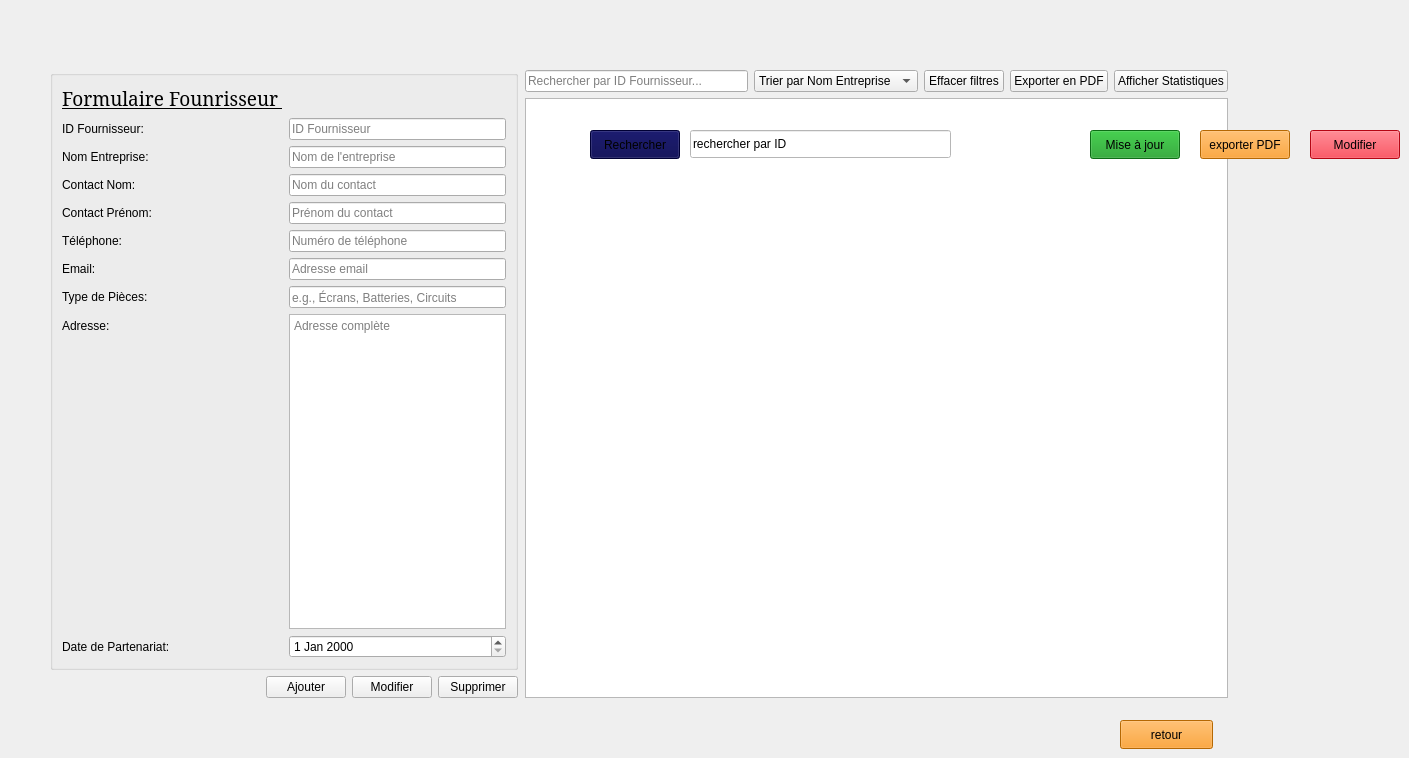
    <widget class="QWidget" name="menu_fournisseur">
     <widget class="QWidget" name="leftPane_2">
      <property name="geometry">
       <rect>
        <x>50</x>
        <y>70</y>
        <width>468</width>
        <height>628</height>
       </rect>
      </property>
      <layout class="QVBoxLayout" name="verticalLayout_left_2">
       <item>
        <widget class="QGroupBox" name="groupBox_2">
         <property name="title">
          <string/>
         </property>
         <layout class="QFormLayout" name="formLayout_2">
          <item row="1" column="0">
           <widget class="QLabel" name="label_id_2">
            <property name="text">
             <string>ID Fournisseur:</string>
            </property>
           </widget>
          </item>
          <item row="1" column="1">
           <widget class="QLineEdit" name="leId_2">
            <property name="placeholderText">
             <string>ID Fournisseur</string>
            </property>
           </widget>
          </item>
          <item row="2" column="0">
           <widget class="QLabel" name="label_nom_entreprise_2">
            <property name="text">
             <string>Nom Entreprise:</string>
            </property>
           </widget>
          </item>
          <item row="2" column="1">
           <widget class="QLineEdit" name="leNomEntreprise_2">
            <property name="placeholderText">
             <string>Nom de l'entreprise</string>
            </property>
           </widget>
          </item>
          <item row="3" column="0">
           <widget class="QLabel" name="label_contact_nom_2">
            <property name="text">
             <string>Contact Nom:</string>
            </property>
           </widget>
          </item>
          <item row="3" column="1">
           <widget class="QLineEdit" name="leContactNom_2">
            <property name="placeholderText">
             <string>Nom du contact</string>
            </property>
           </widget>
          </item>
          <item row="4" column="0">
           <widget class="QLabel" name="label_contact_prenom_2">
            <property name="text">
             <string>Contact Prénom:</string>
            </property>
           </widget>
          </item>
          <item row="4" column="1">
           <widget class="QLineEdit" name="leContactPrenom_2">
            <property name="placeholderText">
             <string>Prénom du contact</string>
            </property>
           </widget>
          </item>
          <item row="5" column="0">
           <widget class="QLabel" name="label_telephone_2">
            <property name="text">
             <string>Téléphone:</string>
            </property>
           </widget>
          </item>
          <item row="5" column="1">
           <widget class="QLineEdit" name="leTelephone_2">
            <property name="placeholderText">
             <string>Numéro de téléphone</string>
            </property>
           </widget>
          </item>
          <item row="6" column="0">
           <widget class="QLabel" name="label_email_2">
            <property name="text">
             <string>Email:</string>
            </property>
           </widget>
          </item>
          <item row="6" column="1">
           <widget class="QLineEdit" name="leEmail_2">
            <property name="placeholderText">
             <string>Adresse email</string>
            </property>
           </widget>
          </item>
          <item row="7" column="0">
           <widget class="QLabel" name="label_type_pieces_2">
            <property name="text">
             <string>Type de Pièces:</string>
            </property>
           </widget>
          </item>
          <item row="7" column="1">
           <widget class="QLineEdit" name="leTypePieces_2">
            <property name="placeholderText">
             <string>e.g., Écrans, Batteries, Circuits</string>
            </property>
           </widget>
          </item>
          <item row="8" column="0">
           <widget class="QLabel" name="label_adresse_2">
            <property name="text">
             <string>Adresse:</string>
            </property>
           </widget>
          </item>
          <item row="8" column="1">
           <widget class="QTextEdit" name="teAdresse_2">
            <property name="placeholderText">
             <string>Adresse complète</string>
            </property>
           </widget>
          </item>
          <item row="9" column="0">
           <widget class="QLabel" name="label_date_partenariat_2">
            <property name="text">
             <string>Date de Partenariat:</string>
            </property>
           </widget>
          </item>
          <item row="9" column="1">
           <widget class="QDateEdit" name="deDatePartenariat_2"/>
          </item>
          <item row="0" column="0">
           <widget class="QLabel" name="label_104">
            <property name="font">
             <font>
              <family>Constantia</family>
              <pointsize>14</pointsize>
              <italic>false</italic>
              <bold>false</bold>
              <underline>true</underline>
             </font>
            </property>
            <property name="text">
             <string>Formulaire Founrisseur </string>
            </property>
            <property name="scaledContents">
             <bool>false</bool>
            </property>
           </widget>
          </item>
         </layout>
        </widget>
       </item>
       <item>
        <layout class="QHBoxLayout" name="horizontalLayout_btns_2">
         <item>
          <spacer name="hspacer_2">
           <property name="orientation">
            <enum>Qt::Orientation::Horizontal</enum>
           </property>
           <property name="sizeHint" stdset="0">
            <size>
             <width>0</width>
             <height>0</height>
            </size>
           </property>
          </spacer>
         </item>
         <item>
          <widget class="QPushButton" name="btnAjouter_2">
           <property name="text">
            <string>Ajouter</string>
           </property>
          </widget>
         </item>
         <item>
          <widget class="QPushButton" name="btnModifier_2">
           <property name="text">
            <string>Modifier</string>
           </property>
          </widget>
         </item>
         <item>
          <widget class="QPushButton" name="btnSupprimer_2">
           <property name="text">
            <string>Supprimer</string>
           </property>
          </widget>
         </item>
        </layout>
       </item>
      </layout>
     </widget>
     <widget class="QPushButton" name="tri_2">
      <property name="geometry">
       <rect>
        <x>980</x>
        <y>130</y>
        <width>90</width>
        <height>29</height>
       </rect>
      </property>
      <property name="styleSheet">
       <string notr="true">background-color: rgb(154, 211, 238);</string>
      </property>
      <property name="text">
       <string>Trier</string>
      </property>
     </widget>
     <widget class="QWidget" name="rightPane_2">
      <property name="geometry">
       <rect>
        <x>525</x>
        <y>70</y>
        <width>703</width>
        <height>628</height>
       </rect>
      </property>
      <layout class="QVBoxLayout" name="verticalLayout_right_2">
       <item>
        <layout class="QHBoxLayout" name="layoutFilters_2">
         <item>
          <widget class="QLineEdit" name="leSearch_2">
           <property name="placeholderText">
            <string>Rechercher par ID Fournisseur...</string>
           </property>
          </widget>
         </item>
         <item>
          <widget class="QComboBox" name="cbTri_2">
           <item>
            <property name="text">
             <string>Trier par Nom Entreprise</string>
            </property>
           </item>
          </widget>
         </item>
         <item>
          <widget class="QPushButton" name="btnClearFilter_2">
           <property name="text">
            <string>Effacer filtres</string>
           </property>
          </widget>
         </item>
         <item>
          <widget class="QPushButton" name="btnExportPDF_2">
           <property name="text">
            <string>Exporter en PDF</string>
           </property>
          </widget>
         </item>
         <item>
          <widget class="QPushButton" name="btnStatistiques_2">
           <property name="text">
            <string>Afficher Statistiques</string>
           </property>
          </widget>
         </item>
        </layout>
       </item>
       <item>
        <widget class="QTableWidget" name="tableFournisseurs_2"/>
       </item>
      </layout>
     </widget>
     <widget class="QPushButton" name="retour_11">
      <property name="geometry">
       <rect>
        <x>1120</x>
        <y>720</y>
        <width>93</width>
        <height>29</height>
       </rect>
      </property>
      <property name="styleSheet">
       <string notr="true">background-color: rgb(253, 145, 4);</string>
      </property>
      <property name="text">
       <string>retour</string>
      </property>
     </widget>
     <widget class="QPushButton" name="maj_2">
      <property name="geometry">
       <rect>
        <x>1090</x>
        <y>130</y>
        <width>90</width>
        <height>29</height>
       </rect>
      </property>
      <property name="palette">
       <palette>
        <active>
         <colorrole role="Button">
          <brush brushstyle="SolidPattern">
           <color alpha="255">
            <red>18</red>
            <green>153</green>
            <blue>29</blue>
           </color>
          </brush>
         </colorrole>
         <colorrole role="Base">
          <brush brushstyle="SolidPattern">
           <color alpha="255">
            <red>18</red>
            <green>153</green>
            <blue>29</blue>
           </color>
          </brush>
         </colorrole>
         <colorrole role="Window">
          <brush brushstyle="SolidPattern">
           <color alpha="255">
            <red>18</red>
            <green>153</green>
            <blue>29</blue>
           </color>
          </brush>
         </colorrole>
         <colorrole role="Highlight">
          <brush brushstyle="SolidPattern">
           <color alpha="255">
            <red>31</red>
            <green>155</green>
            <blue>93</blue>
           </color>
          </brush>
         </colorrole>
        </active>
        <inactive>
         <colorrole role="Button">
          <brush brushstyle="SolidPattern">
           <color alpha="255">
            <red>18</red>
            <green>153</green>
            <blue>29</blue>
           </color>
          </brush>
         </colorrole>
         <colorrole role="Base">
          <brush brushstyle="SolidPattern">
           <color alpha="255">
            <red>18</red>
            <green>153</green>
            <blue>29</blue>
           </color>
          </brush>
         </colorrole>
         <colorrole role="Window">
          <brush brushstyle="SolidPattern">
           <color alpha="255">
            <red>18</red>
            <green>153</green>
            <blue>29</blue>
           </color>
          </brush>
         </colorrole>
         <colorrole role="Highlight">
          <brush brushstyle="SolidPattern">
           <color alpha="255">
            <red>31</red>
            <green>155</green>
            <blue>93</blue>
           </color>
          </brush>
         </colorrole>
        </inactive>
        <disabled>
         <colorrole role="Button">
          <brush brushstyle="SolidPattern">
           <color alpha="255">
            <red>18</red>
            <green>153</green>
            <blue>29</blue>
           </color>
          </brush>
         </colorrole>
         <colorrole role="Base">
          <brush brushstyle="SolidPattern">
           <color alpha="255">
            <red>18</red>
            <green>153</green>
            <blue>29</blue>
           </color>
          </brush>
         </colorrole>
         <colorrole role="Window">
          <brush brushstyle="SolidPattern">
           <color alpha="255">
            <red>18</red>
            <green>153</green>
            <blue>29</blue>
           </color>
          </brush>
         </colorrole>
         <colorrole role="Highlight">
          <brush brushstyle="SolidPattern">
           <color alpha="255">
            <red>31</red>
            <green>155</green>
            <blue>93</blue>
           </color>
          </brush>
         </colorrole>
        </disabled>
       </palette>
      </property>
      <property name="styleSheet">
       <string notr="true">background-COLOR:rgb(18, 153, 29)</string>
      </property>
      <property name="text">
       <string>Mise à jour</string>
      </property>
     </widget>
     <widget class="QPushButton" name="rechercher_2">
      <property name="geometry">
       <rect>
        <x>590</x>
        <y>130</y>
        <width>90</width>
        <height>29</height>
       </rect>
      </property>
      <property name="palette">
       <palette>
        <active>
         <colorrole role="Button">
          <brush brushstyle="SolidPattern">
           <color alpha="255">
            <red>0</red>
            <green>0</green>
            <blue>74</blue>
           </color>
          </brush>
         </colorrole>
         <colorrole role="Base">
          <brush brushstyle="SolidPattern">
           <color alpha="255">
            <red>0</red>
            <green>0</green>
            <blue>74</blue>
           </color>
          </brush>
         </colorrole>
         <colorrole role="Window">
          <brush brushstyle="SolidPattern">
           <color alpha="255">
            <red>0</red>
            <green>0</green>
            <blue>74</blue>
           </color>
          </brush>
         </colorrole>
         <colorrole role="Highlight">
          <brush brushstyle="SolidPattern">
           <color alpha="255">
            <red>31</red>
            <green>155</green>
            <blue>93</blue>
           </color>
          </brush>
         </colorrole>
        </active>
        <inactive>
         <colorrole role="Button">
          <brush brushstyle="SolidPattern">
           <color alpha="255">
            <red>0</red>
            <green>0</green>
            <blue>74</blue>
           </color>
          </brush>
         </colorrole>
         <colorrole role="Base">
          <brush brushstyle="SolidPattern">
           <color alpha="255">
            <red>0</red>
            <green>0</green>
            <blue>74</blue>
           </color>
          </brush>
         </colorrole>
         <colorrole role="Window">
          <brush brushstyle="SolidPattern">
           <color alpha="255">
            <red>0</red>
            <green>0</green>
            <blue>74</blue>
           </color>
          </brush>
         </colorrole>
         <colorrole role="Highlight">
          <brush brushstyle="SolidPattern">
           <color alpha="255">
            <red>31</red>
            <green>155</green>
            <blue>93</blue>
           </color>
          </brush>
         </colorrole>
        </inactive>
        <disabled>
         <colorrole role="Button">
          <brush brushstyle="SolidPattern">
           <color alpha="255">
            <red>0</red>
            <green>0</green>
            <blue>74</blue>
           </color>
          </brush>
         </colorrole>
         <colorrole role="Base">
          <brush brushstyle="SolidPattern">
           <color alpha="255">
            <red>0</red>
            <green>0</green>
            <blue>74</blue>
           </color>
          </brush>
         </colorrole>
         <colorrole role="Window">
          <brush brushstyle="SolidPattern">
           <color alpha="255">
            <red>0</red>
            <green>0</green>
            <blue>74</blue>
           </color>
          </brush>
         </colorrole>
         <colorrole role="Highlight">
          <brush brushstyle="SolidPattern">
           <color alpha="255">
            <red>31</red>
            <green>155</green>
            <blue>93</blue>
           </color>
          </brush>
         </colorrole>
        </disabled>
       </palette>
      </property>
      <property name="text">
       <string>Rechercher</string>
      </property>
     </widget>
     <widget class="QPushButton" name="Modifier_2">
      <property name="geometry">
       <rect>
        <x>1310</x>
        <y>130</y>
        <width>90</width>
        <height>29</height>
       </rect>
      </property>
      <property name="palette">
       <palette>
        <active>
         <colorrole role="Button">
          <brush brushstyle="SolidPattern">
           <color alpha="255">
            <red>253</red>
            <green>7</green>
            <blue>27</blue>
           </color>
          </brush>
         </colorrole>
         <colorrole role="Base">
          <brush brushstyle="SolidPattern">
           <color alpha="255">
            <red>253</red>
            <green>7</green>
            <blue>27</blue>
           </color>
          </brush>
         </colorrole>
         <colorrole role="Window">
          <brush brushstyle="SolidPattern">
           <color alpha="255">
            <red>253</red>
            <green>7</green>
            <blue>27</blue>
           </color>
          </brush>
         </colorrole>
         <colorrole role="Highlight">
          <brush brushstyle="SolidPattern">
           <color alpha="255">
            <red>31</red>
            <green>155</green>
            <blue>93</blue>
           </color>
          </brush>
         </colorrole>
        </active>
        <inactive>
         <colorrole role="Button">
          <brush brushstyle="SolidPattern">
           <color alpha="255">
            <red>253</red>
            <green>7</green>
            <blue>27</blue>
           </color>
          </brush>
         </colorrole>
         <colorrole role="Base">
          <brush brushstyle="SolidPattern">
           <color alpha="255">
            <red>253</red>
            <green>7</green>
            <blue>27</blue>
           </color>
          </brush>
         </colorrole>
         <colorrole role="Window">
          <brush brushstyle="SolidPattern">
           <color alpha="255">
            <red>253</red>
            <green>7</green>
            <blue>27</blue>
           </color>
          </brush>
         </colorrole>
         <colorrole role="Highlight">
          <brush brushstyle="SolidPattern">
           <color alpha="255">
            <red>31</red>
            <green>155</green>
            <blue>93</blue>
           </color>
          </brush>
         </colorrole>
        </inactive>
        <disabled>
         <colorrole role="Button">
          <brush brushstyle="SolidPattern">
           <color alpha="255">
            <red>253</red>
            <green>7</green>
            <blue>27</blue>
           </color>
          </brush>
         </colorrole>
         <colorrole role="Base">
          <brush brushstyle="SolidPattern">
           <color alpha="255">
            <red>253</red>
            <green>7</green>
            <blue>27</blue>
           </color>
          </brush>
         </colorrole>
         <colorrole role="Window">
          <brush brushstyle="SolidPattern">
           <color alpha="255">
            <red>253</red>
            <green>7</green>
            <blue>27</blue>
           </color>
          </brush>
         </colorrole>
         <colorrole role="Highlight">
          <brush brushstyle="SolidPattern">
           <color alpha="255">
            <red>31</red>
            <green>155</green>
            <blue>93</blue>
           </color>
          </brush>
         </colorrole>
        </disabled>
       </palette>
      </property>
      <property name="styleSheet">
       <string notr="true">background-color: rgb(253, 7, 27);</string>
      </property>
      <property name="text">
       <string>Modifier</string>
      </property>
     </widget>
     <widget class="QLineEdit" name="Id_2">
      <property name="geometry">
       <rect>
        <x>690</x>
        <y>130</y>
        <width>261</width>
        <height>28</height>
       </rect>
      </property>
      <property name="palette">
       <palette>
        <active>
         <colorrole role="Button">
          <brush brushstyle="SolidPattern">
           <color alpha="255">
            <red>255</red>
            <green>255</green>
            <blue>255</blue>
           </color>
          </brush>
         </colorrole>
         <colorrole role="Text">
          <brush brushstyle="SolidPattern">
           <color alpha="255">
            <red>0</red>
            <green>0</green>
            <blue>0</blue>
           </color>
          </brush>
         </colorrole>
         <colorrole role="Base">
          <brush brushstyle="SolidPattern">
           <color alpha="255">
            <red>255</red>
            <green>255</green>
            <blue>255</blue>
           </color>
          </brush>
         </colorrole>
         <colorrole role="Window">
          <brush brushstyle="SolidPattern">
           <color alpha="255">
            <red>255</red>
            <green>255</green>
            <blue>255</blue>
           </color>
          </brush>
         </colorrole>
        </active>
        <inactive>
         <colorrole role="Button">
          <brush brushstyle="SolidPattern">
           <color alpha="255">
            <red>255</red>
            <green>255</green>
            <blue>255</blue>
           </color>
          </brush>
         </colorrole>
         <colorrole role="Text">
          <brush brushstyle="SolidPattern">
           <color alpha="255">
            <red>0</red>
            <green>0</green>
            <blue>0</blue>
           </color>
          </brush>
         </colorrole>
         <colorrole role="Base">
          <brush brushstyle="SolidPattern">
           <color alpha="255">
            <red>255</red>
            <green>255</green>
            <blue>255</blue>
           </color>
          </brush>
         </colorrole>
         <colorrole role="Window">
          <brush brushstyle="SolidPattern">
           <color alpha="255">
            <red>255</red>
            <green>255</green>
            <blue>255</blue>
           </color>
          </brush>
         </colorrole>
        </inactive>
        <disabled>
         <colorrole role="Button">
          <brush brushstyle="SolidPattern">
           <color alpha="255">
            <red>255</red>
            <green>255</green>
            <blue>255</blue>
           </color>
          </brush>
         </colorrole>
         <colorrole role="Base">
          <brush brushstyle="SolidPattern">
           <color alpha="255">
            <red>255</red>
            <green>255</green>
            <blue>255</blue>
           </color>
          </brush>
         </colorrole>
         <colorrole role="Window">
          <brush brushstyle="SolidPattern">
           <color alpha="255">
            <red>255</red>
            <green>255</green>
            <blue>255</blue>
           </color>
          </brush>
         </colorrole>
        </disabled>
       </palette>
      </property>
      <property name="styleSheet">
       <string notr="true">background-color: rgb(255, 255, 255);</string>
      </property>
      <property name="text">
       <string>rechercher par ID</string>
      </property>
     </widget>
     <widget class="QPushButton" name="PDF_2">
      <property name="geometry">
       <rect>
        <x>1200</x>
        <y>130</y>
        <width>90</width>
        <height>29</height>
       </rect>
      </property>
      <property name="palette">
       <palette>
        <active>
         <colorrole role="Button">
          <brush brushstyle="SolidPattern">
           <color alpha="255">
            <red>253</red>
            <green>145</green>
            <blue>4</blue>
           </color>
          </brush>
         </colorrole>
         <colorrole role="Base">
          <brush brushstyle="SolidPattern">
           <color alpha="255">
            <red>253</red>
            <green>145</green>
            <blue>4</blue>
           </color>
          </brush>
         </colorrole>
         <colorrole role="Window">
          <brush brushstyle="SolidPattern">
           <color alpha="255">
            <red>253</red>
            <green>145</green>
            <blue>4</blue>
           </color>
          </brush>
         </colorrole>
         <colorrole role="Highlight">
          <brush brushstyle="SolidPattern">
           <color alpha="255">
            <red>31</red>
            <green>155</green>
            <blue>93</blue>
           </color>
          </brush>
         </colorrole>
        </active>
        <inactive>
         <colorrole role="Button">
          <brush brushstyle="SolidPattern">
           <color alpha="255">
            <red>253</red>
            <green>145</green>
            <blue>4</blue>
           </color>
          </brush>
         </colorrole>
         <colorrole role="Base">
          <brush brushstyle="SolidPattern">
           <color alpha="255">
            <red>253</red>
            <green>145</green>
            <blue>4</blue>
           </color>
          </brush>
         </colorrole>
         <colorrole role="Window">
          <brush brushstyle="SolidPattern">
           <color alpha="255">
            <red>253</red>
            <green>145</green>
            <blue>4</blue>
           </color>
          </brush>
         </colorrole>
         <colorrole role="Highlight">
          <brush brushstyle="SolidPattern">
           <color alpha="255">
            <red>31</red>
            <green>155</green>
            <blue>93</blue>
           </color>
          </brush>
         </colorrole>
        </inactive>
        <disabled>
         <colorrole role="Button">
          <brush brushstyle="SolidPattern">
           <color alpha="255">
            <red>253</red>
            <green>145</green>
            <blue>4</blue>
           </color>
          </brush>
         </colorrole>
         <colorrole role="Base">
          <brush brushstyle="SolidPattern">
           <color alpha="255">
            <red>253</red>
            <green>145</green>
            <blue>4</blue>
           </color>
          </brush>
         </colorrole>
         <colorrole role="Window">
          <brush brushstyle="SolidPattern">
           <color alpha="255">
            <red>253</red>
            <green>145</green>
            <blue>4</blue>
           </color>
          </brush>
         </colorrole>
         <colorrole role="Highlight">
          <brush brushstyle="SolidPattern">
           <color alpha="255">
            <red>31</red>
            <green>155</green>
            <blue>93</blue>
           </color>
          </brush>
         </colorrole>
        </disabled>
       </palette>
      </property>
      <property name="styleSheet">
       <string notr="true">background-color: rgb(253, 145, 4);</string>
      </property>
      <property name="text">
       <string>exporter PDF</string>
      </property>
     </widget>
    </widget>
